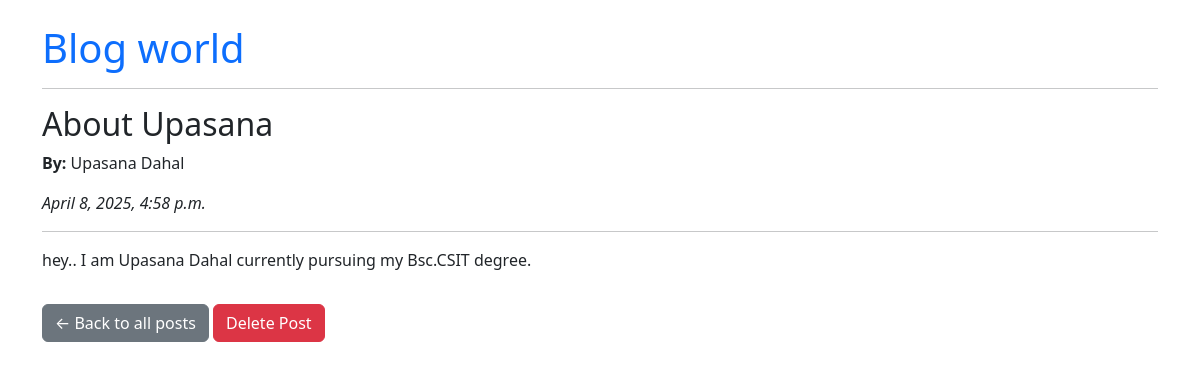
The app's page /post/1/ with its own data.
### blog/models.py (models this page shows, shortened)
class Post(models.Model):
    title = models.CharField(max_length=200)
    content = models.TextField()
    author = models.CharField(max_length=100)
    created_at = models.DateTimeField(auto_now_add=True)

### blog/views.py (the view)
# urls.py: path('post/<int:post_id>/', views.post_detail, name='post_detail'),
def post_detail(request, post_id):
    post = get_object_or_404(Post, id=post_id)
    return render(request, 'blog/post_detail.html', {'post': post})

### blog/templates/blog/post_detail.html
{% extends 'blog/base.html' %}
{% block content %}
<h2>{{ post.title }}</h2>
<p><strong>By:</strong> {{ post.author }}</p>
<p><em>{{ post.created_at|date:"F j, Y, g:i a" }}</em></p>
<hr>
<p>{{ post.content }}</p>
<a href="{% url 'post_list' %}" class="btn btn-secondary mt-3">← Back to all posts</a>
<a href="{% url 'delete_post' post.id %}" class="btn btn-danger mt-3">Delete Post</a>
{% endblock %}

### records on screen
Post: title "About Upasana", author "Upasana Dahal", created_at "April 8, 2025, 4:58 p.m.", content "hey.. I am Upasana Dahal currently pursuing my Bsc.CSIT degree."
